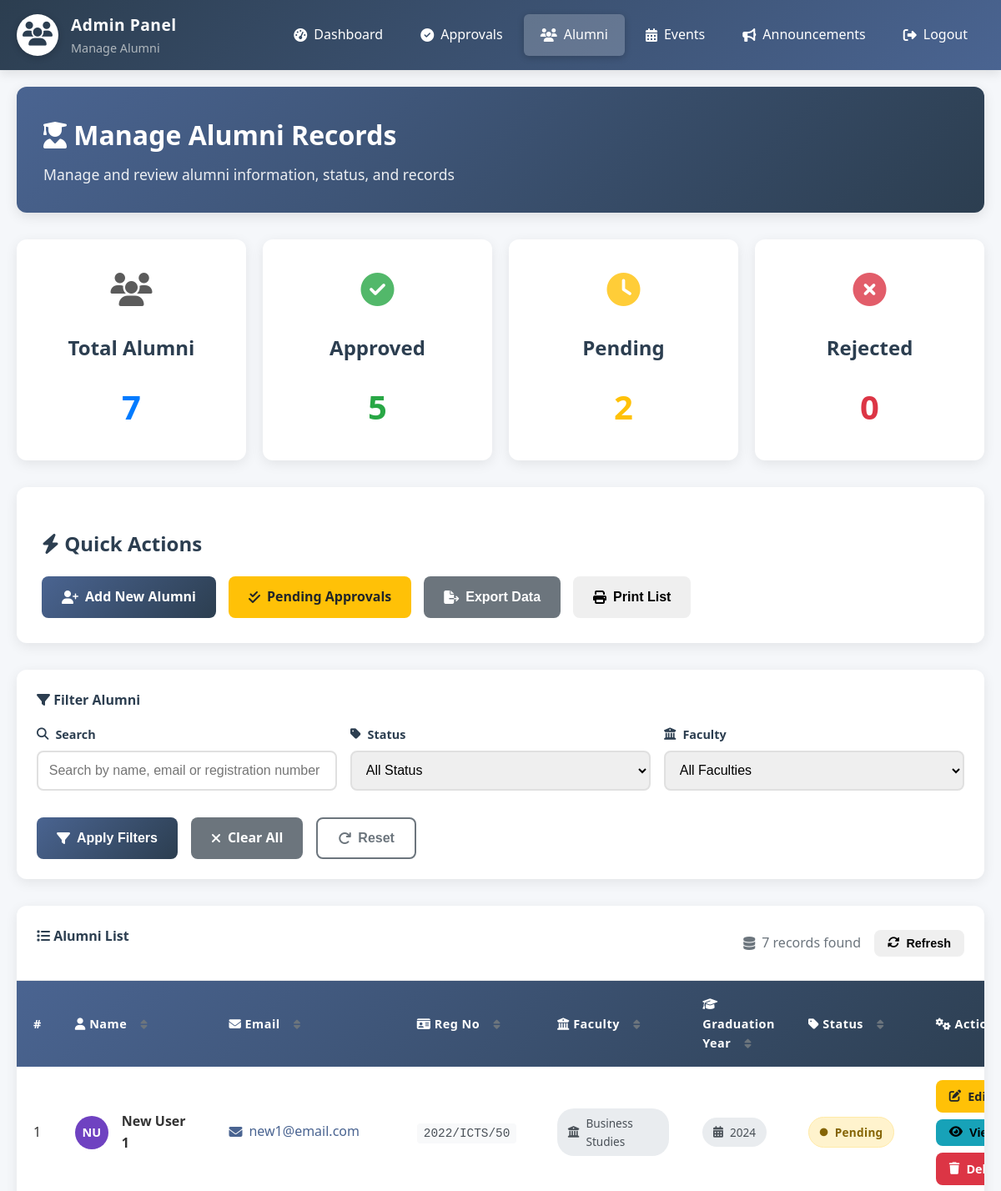
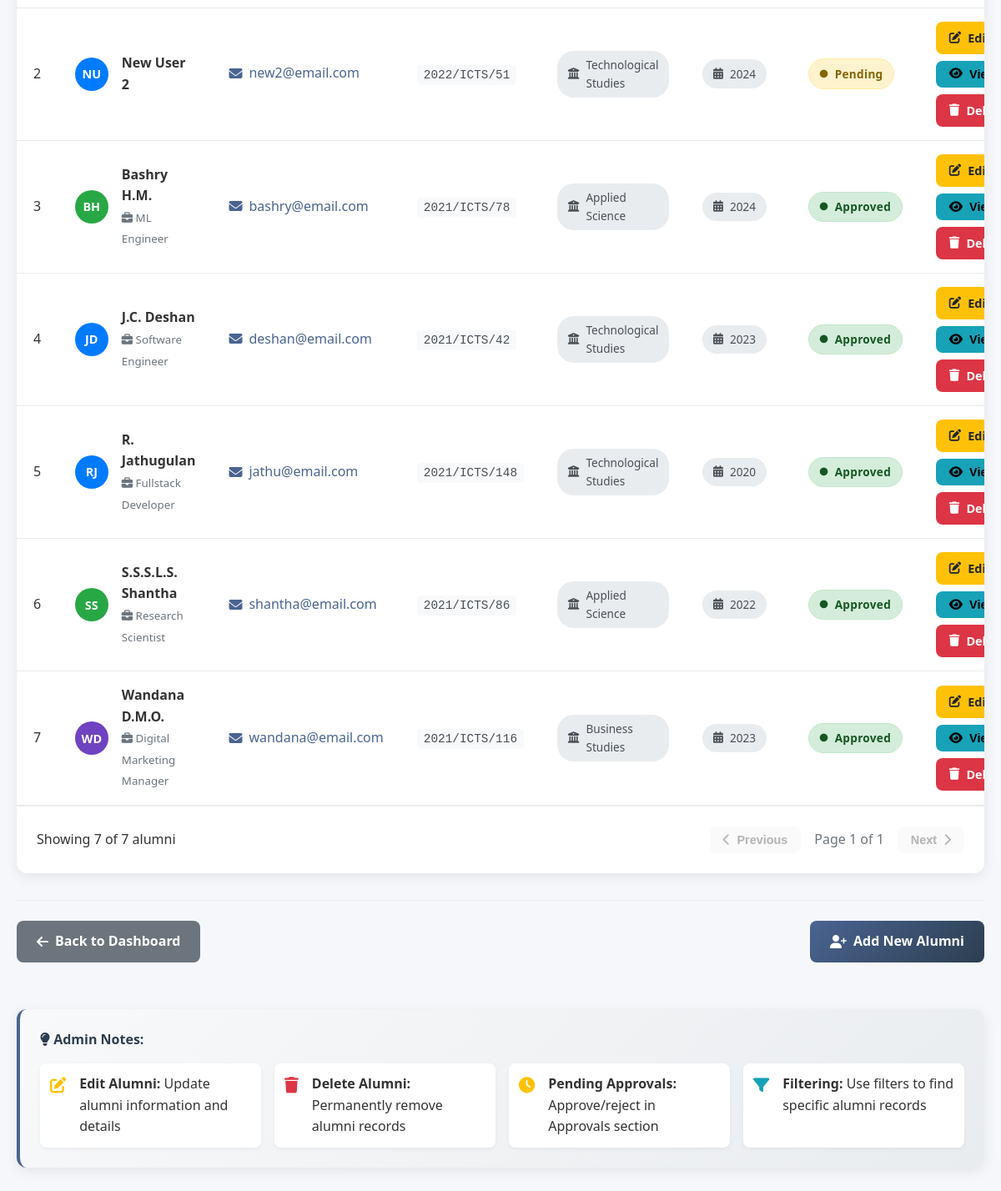
/admin/manage_users.php (signed in), run on the app's committed database (2 pictures, top to bottom).
### tables this page shows
CREATE TABLE users (
    id INT PRIMARY KEY AUTO_INCREMENT,
    reg_no VARCHAR(20) UNIQUE,
    name VARCHAR(100) NOT NULL,
    email VARCHAR(100) UNIQUE NOT NULL,
    password VARCHAR(255) NOT NULL,
    graduation_year INT,
    faculty ENUM('Technological Studies', 'Applied Science', 'Business Studies'),
    current_job VARCHAR(100),
    company VARCHAR(100),
    phone VARCHAR(15),
    role ENUM('public', 'alumni', 'admin') DEFAULT 'public',
    status ENUM('pending', 'approved', 'rejected') DEFAULT 'pending',
    created_at TIMESTAMP DEFAULT CURRENT_TIMESTAMP
);

### admin/manage_users.php (the view, shortened to what the rows shown need)
<?php
include '../config/db.php';
?>
<?php
$sql = "SELECT * FROM users WHERE role='alumni'";
$sql .= " ORDER BY status, name";
$result = $conn->query($sql);
$total_sql = "SELECT
    COUNT(*) as total,
    SUM(CASE WHEN status='approved' THEN 1 ELSE 0 END) as approved,
    SUM(CASE WHEN status='pending' THEN 1 ELSE 0 END) as pending,
    SUM(CASE WHEN status='rejected' THEN 1 ELSE 0 END) as rejected
    FROM users WHERE role='alumni'";
$count_result = $conn->query($total_sql);
?>
<!DOCTYPE html>
<html lang="en">
<head>
    <link rel="stylesheet" href="../css/style.css">
    <link rel="stylesheet" href="https://cdnjs.cloudflare.com/ajax/libs/font-awesome/6.4.0/css/all.min.css">
</head>
<body>
    <div class="container">
        <div class="page-header">
            <h1><i class="fas fa-user-graduate"></i> Manage Alumni Records</h1>
        </div>
        <div class="table-section">
            <?php if ($result->num_rows > 0): ?>
                <div class="table-responsive">
                    <table class="data-table" id="alumniTable">
                        <thead>
                            <tr>
                                <th>#</th>
                                <th>
                                    <i class="fas fa-user"></i> Name
                                    <button class="sort-btn" onclick="sortTable(1)"><i class="fas fa-sort"></i></button>
                                </th>
                                <th>
                                    <i class="fas fa-envelope"></i> Email
                                    <button class="sort-btn" onclick="sortTable(2)"><i class="fas fa-sort"></i></button>
                                </th>
                                <th>
                                    <i class="fas fa-id-card"></i> Reg No
                                    <button class="sort-btn" onclick="sortTable(3)"><i class="fas fa-sort"></i></button>
                                </th>
                                <th>
                                    <i class="fas fa-university"></i> Faculty
                                    <button class="sort-btn" onclick="sortTable(4)"><i class="fas fa-sort"></i></button>
                                </th>
                                <th>
                                    <i class="fas fa-graduation-cap"></i> Graduation Year
                                    <button class="sort-btn" onclick="sortTable(5)"><i class="fas fa-sort"></i></button>
                                </th>
                                <th>
                                    <i class="fas fa-tag"></i> Status
                                    <button class="sort-btn" onclick="sortTable(6)"><i class="fas fa-sort"></i></button>
                                </th>
                                <th>
                                    <i class="fas fa-cogs"></i> Actions
                                </th>
                            </tr>
                        </thead>
                        <tbody>
                            <?php
                            $counter = 1;
                            while($row = $result->fetch_assoc()):
                                $status_class = 'status-' . $row['status'];
                            ?>
                                <tr>
                                    <td><?php echo $counter++; ?></td>
                                    <td>
                                        <div class="user-info">
                                            <div class="user-avatar">
                                                <?php
                                                $initials = getInitials($row['name']);
                                                $color_class = getColorClass($row['faculty']);
                                                ?>
                                                <span class="avatar <?php echo $color_class; ?>">
                                                    <?php echo $initials; ?>
                                                </span>
                                            </div>
                                            <div class="user-details">
                                                <strong><?php echo htmlspecialchars($row['name']); ?></strong>
                                                <?php if($row['current_job']): ?>
                                                    <br>
                                                    <small class="text-muted">
                                                        <i class="fas fa-briefcase"></i>
                                                        <?php echo htmlspecialchars($row['current_job']); ?>
                                                    </small>
                                                <?php endif; ?>
                                            </div>
                                        </div>
                                    </td>
                                    <td>
                                        <a href="mailto:<?php echo htmlspecialchars($row['email']); ?>" class="email-link">
                                            <i class="fas fa-envelope"></i>
                                            <?php echo htmlspecialchars($row['email']); ?>
                                        </a>
                                    </td>
                                    <td>
                                        <code class="reg-no"><?php echo htmlspecialchars($row['reg_no']); ?></code>
                                    </td>
                                    <td>
                                        <span class="faculty-badge">
                                            <i class="fas fa-university"></i>
                                            <?php echo htmlspecialchars($row['faculty']); ?>
                                        </span>
                                    </td>
                                    <td>
                                        <span class="year-badge">
                                            <i class="fas fa-calendar-alt"></i>
                                            <?php echo htmlspecialchars($row['graduation_year']); ?>
                                        </span>
                                    </td>
                                    <td>
                                        <span class="status-badge <?php echo $status_class; ?>">
                                            <i class="fas fa-circle"></i>
                                            <?php echo ucfirst($row['status']); ?>
                                        </span>
                                    </td>
                                    <td>
                                        <div class="action-buttons">
                                            <a href="edit_user.php?id=<?php echo $row['id']; ?>"
                                               class="btn btn-sm btn-warning"
                                               title="Edit Alumni">
                                                <i class="fas fa-edit"></i> Edit
                                            </a>
                                            <button type="button"
                                                    class="btn btn-sm btn-info view-btn"
                                                    title="View Details"
                                                    onclick="viewAlumni(<?php echo $row['id']; ?>)">
                                                <i class="fas fa-eye"></i> View
                                            </button>
                                            <a href="?delete=<?php echo $row['id']; ?>"
                                               class="btn btn-sm btn-danger"
                                               title="Delete Alumni"
                                               onclick="return confirmDelete('<?php echo addslashes($row['name']); ?>', '<?php echo addslashes($row['email']); ?>')">
                                                <i class="fas fa-trash"></i> Delete
                                            </a>
                                        </div>
                                    </td>
                                </tr>
                            <?php endwhile; ?>
                        </tbody>
                    </table>
                </div>
            <?php endif; ?>
        </div>
    </div>
</body>
</html>
<?php
function getInitials($name) {
    $words = explode(' ', $name);
    $initials = '';
    $count = 0;
    foreach ($words as $word) {
        if ($count < 2) {
            $initials .= strtoupper(substr($word, 0, 1));
            $count++;
        }
    }
    return $initials;
}
function getColorClass($faculty) {
    $faculties = [
        'Technological Studies' => 'avatar-blue',
        'Applied Science' => 'avatar-green',
        'Business Studies' => 'avatar-purple'
    ];
    return $faculties[$faculty] ?? 'avatar-default';
}
?>

### data on the page
users: name "NU", name "New User 1", email "new1@email.com", reg_no "2022/ICTS/50", faculty "Business Studies", graduation_year "2024", status "Pending"
users: name "NU", name "New User 2", email "new2@email.com", reg_no "2022/ICTS/51", faculty "Technological Studies", graduation_year "2024", status "Pending"
users: name "BH", name "Bashry H.M.", current_job "ML Engineer", email "bashry@email.com", reg_no "2021/ICTS/78", faculty "Applied Science", graduation_year "2024", status "Approved"
users: name "JD", name "J.C. Deshan", current_job "Software Engineer", email "deshan@email.com", reg_no "2021/ICTS/42", faculty "Technological Studies", graduation_year "2023", status "Approved"
users: name "RJ", name "R. Jathugulan", current_job "Fullstack Developer", email "jathu@email.com", reg_no "2021/ICTS/148", faculty "Technological Studies", graduation_year "2020", status "Approved"
users: name "SS", name "S.S.S.L.S. Shantha", current_job "Research Scientist", email "shantha@email.com", reg_no "2021/ICTS/86", faculty "Applied Science", graduation_year "2022", status "Approved"
users: name "WD", name "Wandana D.M.O.", current_job "Digital Marketing Manager", email "wandana@email.com", reg_no "2021/ICTS/116", faculty "Business Studies", graduation_year "2023", status "Approved"

### other printed values
$counts['total'] "7"
$counts['approved'] "5"
$counts['pending'] "2"
$counts['rejected'] "0"
$result->num_rows "7"
